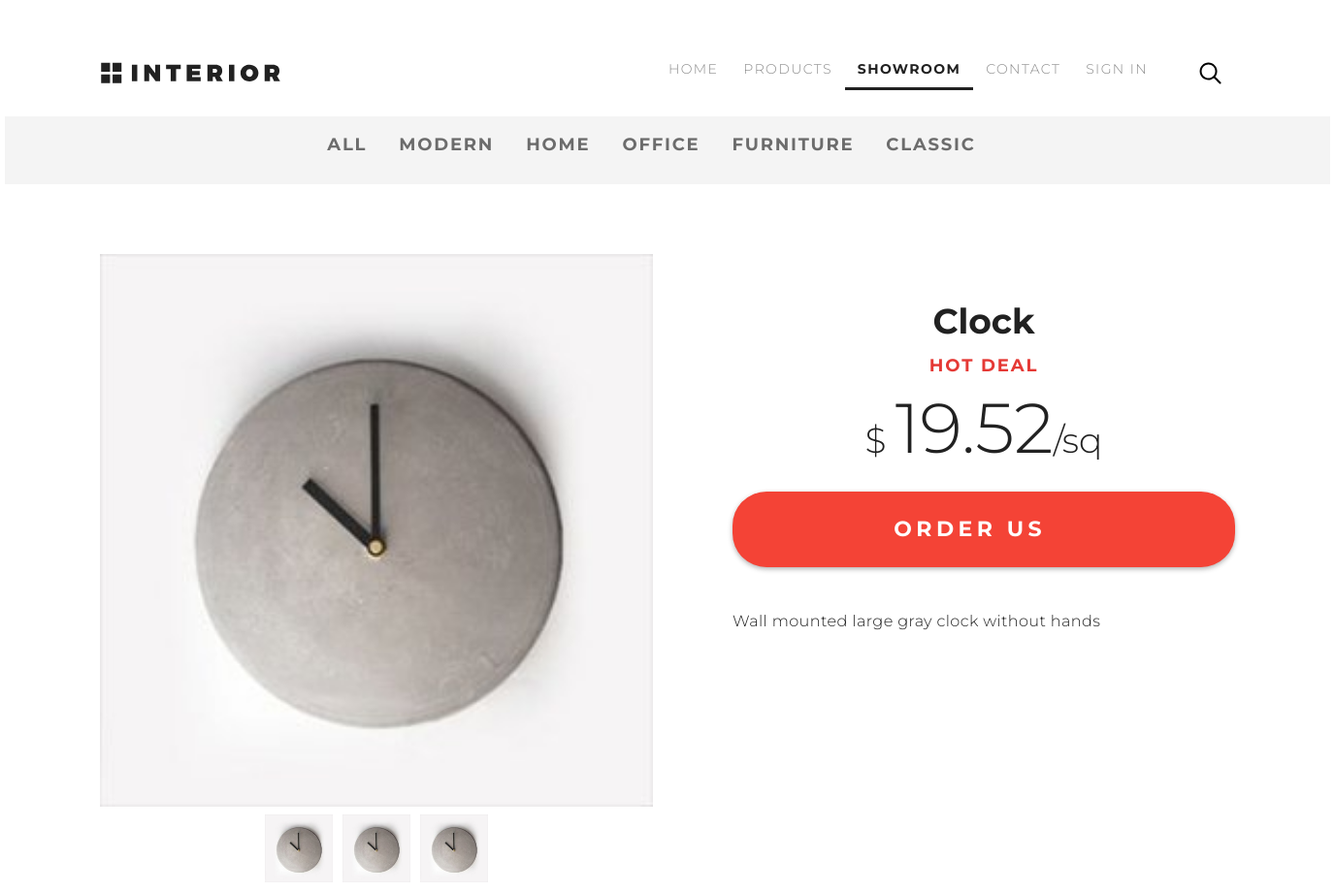
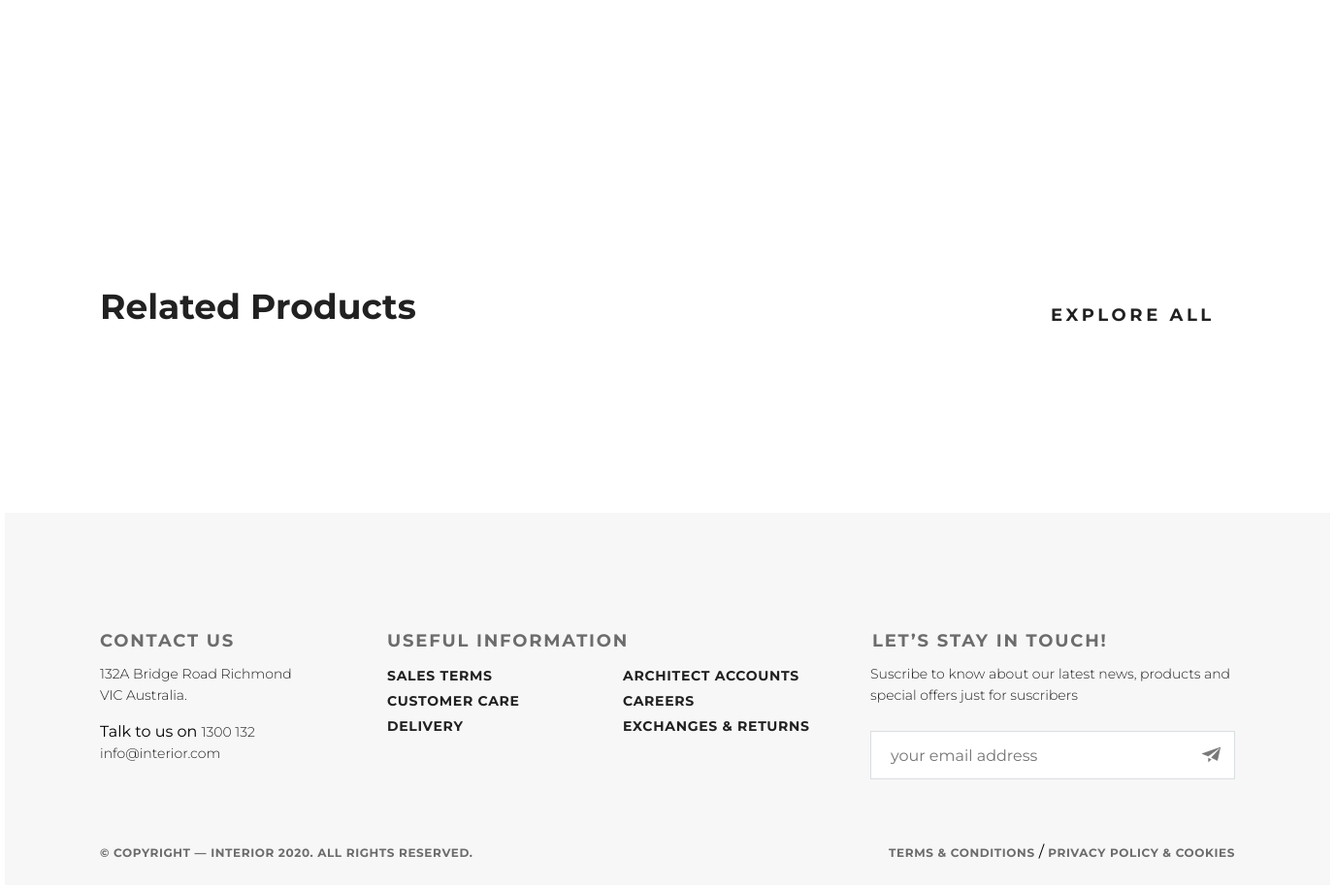
Page /product_details/ on the committed database (2 pictures, top to bottom).
### mainapp/models.py (models this page shows, shortened)
class ProductCategory(models.Model):
    name = models.CharField('category name', max_length=50)
    description = models.TextField('category description', blank=True)
    is_active = models.BooleanField(verbose_name='is_active', default=True)

class Product(models.Model):
    name = models.CharField('product name', max_length=100)
    category = models.ForeignKey(ProductCategory, models.CASCADE, verbose_name='category of product')
    type_prod = models.CharField('type of product', max_length=50, blank=True, null=True)
    description = models.TextField('product description', blank=True)
    short_desc = models.CharField('short descriotion', max_length=50, blank=True)
    price = models.DecimalField('Price', max_digits=8, decimal_places=2, default=0)
    image = models.ImageField(upload_to='products_images', blank=True)
    quantity = models.PositiveIntegerField('quantity', default=0)
    is_active = models.BooleanField(verbose_name='is_active', default=True)

### mainapp/views.py (the view)
# urls.py: path('product_details/', mainapp.product_details, name='product_details'),
def product_details(request):
    hot_deal_pk = random.choice(Product.objects.filter(is_active=True,
                                                       category__is_active=True).values_list('pk', flat=True))
    hot_deal = Product.objects.get(pk=hot_deal_pk)
    related_products = hot_deal.category.product_set.filter(is_active=True,
                                                            category__is_active=True).filter(type_prod = hot_deal.type_prod).exclude(pk=hot_deal_pk)
    context = {
        'page_title': 'product details',
        'related_products': related_products[:3],
        'hot_deal': hot_deal,
    }
    return render(request, 'mainapp/product_details.html', context)

### basketapp/context_processors.py (called while the page is built)
def basket(request):
    if request.user.is_authenticated:
        basket = request.user.basket.all()
    else:
        basket = []
    return {
        'basket': basket,
    }

### mainapp/context_processors.py (called while the page is built)
def menu(request):
    menu = ProductCategory.objects.filter(is_active=True)
    return {
        'categories': menu,
    }

### mainapp/templates/mainapp/product_details.html (shortened to what this page needs)
{% extends 'mainapp/base.html' %}
{% load static %}
    {% block container %}
        <div class="padding_site">
            {% include 'mainapp/includes/inc__main_menu.html' %}
        </div>
        <div class="deails_nav">
            {% include 'mainapp/includes/inc__category_menu.html' %}
        </div>
        <div class="padding_site">
        <div class="deails_block clearfix">
            <div class="deails_slider_control">
                <img src="{{ hot_deal.image.url }}" alt="{{ hot_deal.short_desc }}" class="deails_slider img_570">
                <a href="#" class="slider_control_link"><img src="{{ hot_deal.image.url }}" alt="{{ hot_deal.short_desc }}" class="slider_control img_70"></a><a href="#" class="slider_control_link"><img src="{{ hot_deal.image.url }}" alt="{{ hot_deal.short_desc }}" class="slider_control img_70"></a><a href="#" class="slider_control_link"><img src="{{ hot_deal.image.url }}" alt="{{ hot_deal.short_desc }}" class="slider_control img_70"></a>
            </div>
            <div class="deails_slider_text">
                <p class="deails_h">{{ hot_deal.name|title }}</p>
                <p class="deails_hot">Hot Deal</p><br>
                <p class="price">$ <span class="p37">{{ hot_deal.price }}</span>/sq</p>
                <a href="{% url 'basket:add_product' hot_deal.pk %}" class="deails_order">Order Us <img class="bat_arrow" alt="bat_arrow" src="{% static 'img/arrow_31.svg' %}"></a>
                <div>
                    <p class="deails_content_text">{{ hot_deal.description }}</p>
                </div>
            </div>
        </div>
        <div class="deails_block2_head">
            <div class="block1_nav">
                <h2 class="block1_nav_h2">Related Products</h2>
            </div><a href="{% url 'main:products' 0 %}" class="explore_all">explore all
            <img class="bat_arrow" src="{% static 'img/arrow_205.svg' %}" height="17" alt="bat_arrow"></a>
        </div>
        <div class="deals_margin"></div>
    </div>
    {% endblock %}

### mainapp/templates/mainapp/includes/inc__category_menu.html (shortened to what this page needs)
{% load static %}
        <a class="deails_link" href="{% url 'main:products' 0 %}">All</a>
        {% for category in categories %}
            <a class="deails_link " href="{% url 'main:products' category.pk %}">
                {{ category.name }}
            </a>
        {% endfor %}

### static/css/style.css (style rules this page uses)
* { margin: 0; padding: 0; }
body { margin: 0 auto; width: 1366px; line-height: 1; font-family: 'Montserrat', sans-serif; }
.clearfix:after { content: ""; display: table; clear: both; }
.padding_site { padding-left: 98px; padding-right: 98px; }
.explore_all { font-size: 18px; line-height: 24px; font-weight: 700; letter-spacing: 0.2em; color: #212121; margin-top: 18px; text-transform: uppercase; text-decoration: none; }
a { text-decoration: none !important; }
.block1_nav_h2 { font-size: 36px; line-height: 1.2; font-weight: 700; color: #212121; }
.deails_nav { margin-top: 29px; width: 1366px; height: 70px; background-color: #f4f4f4; display: inline-flex; justify-content: center; align-items: center; }
.deails_link { padding-right: 33px; padding-bottom: 10px; font-size: 18px; line-height: 1.2; font-weight: 700; text-transform: uppercase; letter-spacing: 0.1em; color: #6c6c6c; }
.deails_block { margin-top: 72px; }
.deails_slider_control { width: 570px; text-align: center; float: left; }
.slider_control_link { display: inline-block; margin: 5px; }
.deails_slider_text { margin-top: 48px; float: right; width: 518px; }
.deails_h { font-size: 36px; line-height: 1.2; font-weight: 700; color: #212121; text-align: center; }
.deails_hot { font-size: 18.1px; line-height: 48px; font-weight: 700; text-transform: uppercase; letter-spacing: 0.1em; color: #e53935; text-align: center; }
.price { font-size: 36.1px; line-height: 48px; font-weight: 300; color: #212121; text-align: center; }
.p37 { font-size: 72.1px; text-transform: uppercase; }
.deails_order { margin: 29px 0 44px 0; box-shadow: 0px 2px 5px 0px rgba(33, 33, 33, 0.34); width: 518px; height: 78px; background-color: #f44336; border-radius: 35px; font-family: Montserrat; font-size: 22px; line-height: 78px; font-weight: 700; text-transform: uppercase; letter-spacing: 0.2em; color: #ffffff; text-align: center; display: inline-block; }
.deails_content_text { height: 260px; font-size: 16.1px; line-height: 22px; font-weight: 300; letter-spacing: 0.025em; color: #212121; overflow: hidden; }
.deails_block2_head { margin: 297px 0 71px 0; display: flex; justify-content: space-between; }
.deals_margin { height: 120px; }
.img_570 { width: 570px; height: 570px; }
.img_70 { width: 70px; height: 70px; }

### rows in the picture
ProductCategory: name "MODERN"
ProductCategory: name "HOME"
ProductCategory: name "OFFICE"
ProductCategory: name "FURNITURE"
ProductCategory: name "CLASSIC"
Product: image (picture), name "Clock", price "19.52", description "Wall mounted large gray clock without hands"
